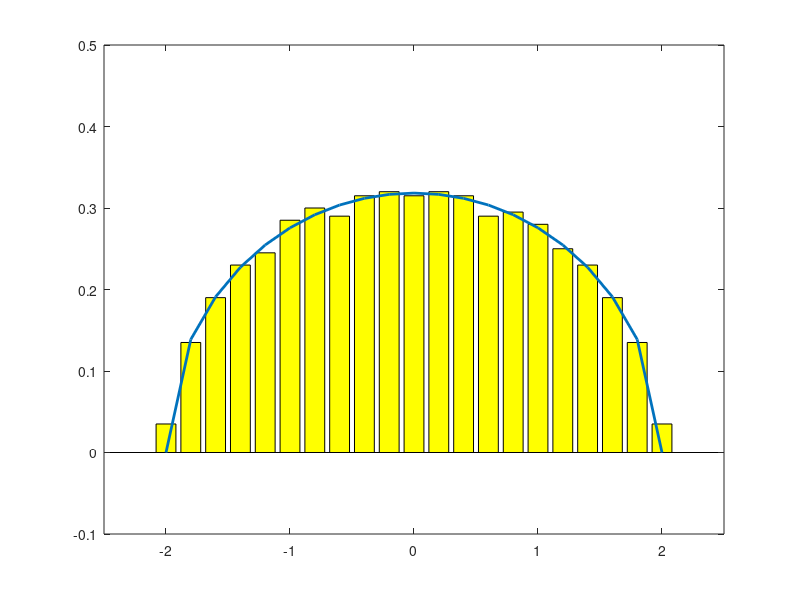

Here is the MATLAB script that generated this plot:
n = 1000;
t = 1;
v = [];
dx = .2;
for i = 1:t,
	a = randn(n);
	s = (a + a')/2;
	v = [v; eig(s)];
end
v = v / sqrt(n/2);
[count, x] = hist(v, -2:dx:2);
cla reset
bar(x, count / (t*n*dx), 'y');
hold on;
plot(x, sqrt(4 - x.^2) / (2*pi), 'LineWidth', 2)
axis([-2.5 2.5 -.1 .5]);
